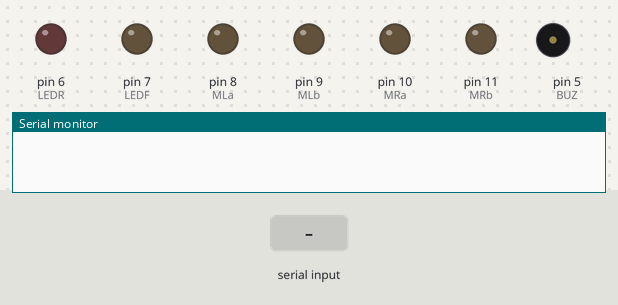
A sketch run on a simulated Arduino Uno, built with avr-gcc and run on an emulated ATmega328P. On the bench: output pins drawn as LEDs (lit = HIGH), buzzer (waves = sounding, pin HIGH), the last lines printed to the serial monitor. Inputs (shaded band) come from the test bench.

Above: at 1.2 s.
1.3 s: "F" received over the second serial link
At 1.6 s:
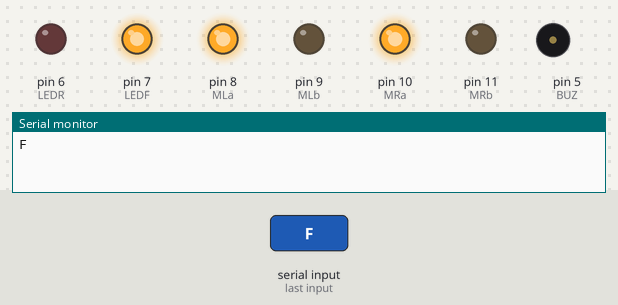
2.8 s: "B" received over the second serial link
At 3.2 s:
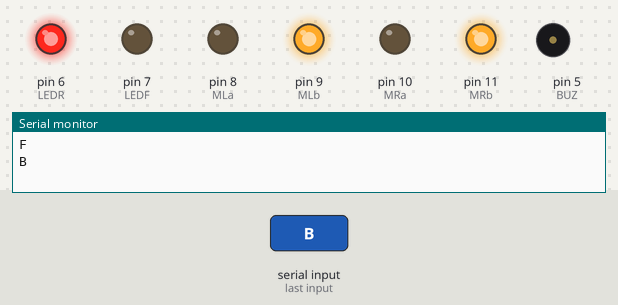
4.3 s: "L" received over the second serial link
At 5.1 s:
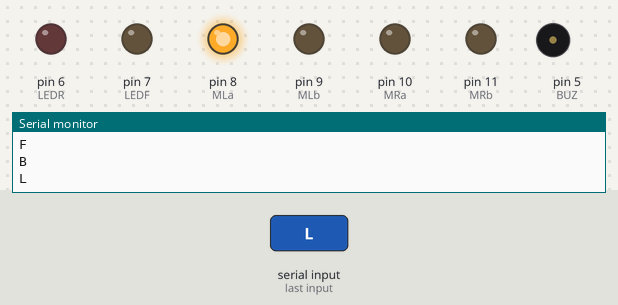
5.8 s: "R" received over the second serial link
At 6.4 s:
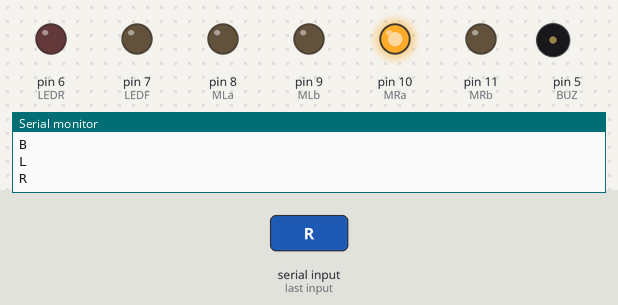
7.3 s: "V" received over the second serial link
At 7.6 s:
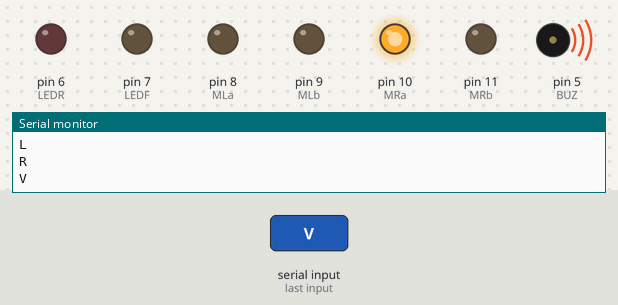
8.8 s: "W" received over the second serial link
At 9.9 s:
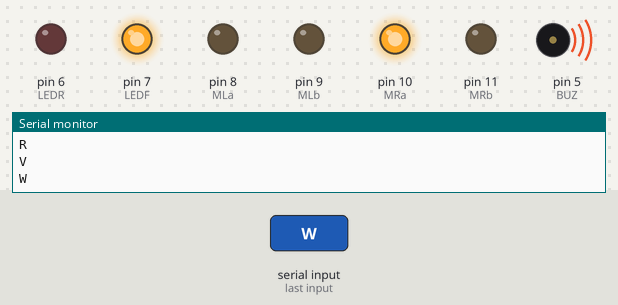
Timing chart, 0 to 11.3 s (numbered marks = the images above; inputs shaded):
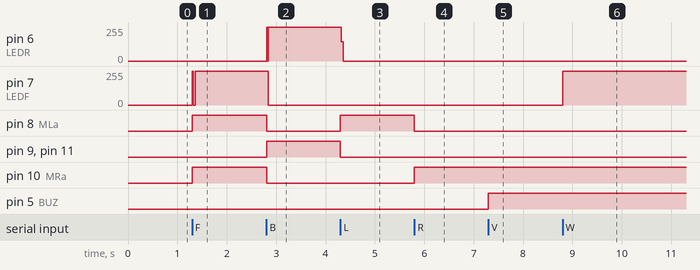

Measured:
- after the input at 1.3 s, pin 7 (LEDF): 0/255 → 254/255 at once; pin 8 (MLa), pin 10 (MRa): LOW → HIGH at once
- after the input at 2.8 s, pin 6 (LEDR): 0/255 → 254/255 at once; pin 7 (LEDF): 254/255 → 0/255 at once; pin 8 (MLa), pin 10 (MRa): HIGH → LOW at once; pin 9 (MLb), pin 11 (MRb): LOW → HIGH at once
- after the input at 4.3 s, pin 6 (LEDR): 254/255 → 0/255 at once; pin 8 (MLa): LOW → HIGH at once; pin 9 (MLb), pin 11 (MRb): HIGH → LOW at once
- after the input at 5.8 s, pin 8 (MLa): HIGH → LOW at once; pin 10 (MRa): LOW → HIGH at once
- after the input at 7.3 s, pin 5 (BUZ): LOW → HIGH at once
- after the input at 8.8 s, pin 7 (LEDF): 0/255 → 255/255 at once

The sketch:

ArduinoCode.ino
```cpp
#include <SoftwareSerial.h>

SoftwareSerial bluetooth(3, 2); // RX, TX
char t;

#define MLa 8    // Left motor 1st pin
#define MLb 9    // Left motor 2nd pin
#define MRa 10   // Right motor 1st pin
#define MRb 11   // Right motor 2nd pin
#define LEDR 6   // The pin the REAR LED is connected to
#define BUZ 5    // The pin the BUZZER is connected to
#define LEDF 7   // The pin the FRONT LED is connected to

void setup() {
  Serial.begin(9600);
  bluetooth.begin(9600);
  pinMode(MLa, OUTPUT);  // Left motors forward
  pinMode(MLb, OUTPUT);  // Left motors reverse
  pinMode(MRa, OUTPUT);  // Right motors forward
  pinMode(MRb, OUTPUT);  // Right motors reverse
  pinMode(LEDF, OUTPUT); // Declare the FRONT LED as an output
  pinMode(LEDR, OUTPUT); // Declare the REAR LED as an output
  pinMode(BUZ, OUTPUT);  // Declare the BUZZER as an output
}

void loop() {
  if (bluetooth.available() > 0) {
    t = bluetooth.read();
    Serial.println(t);
  }

  switch (t) {
    case 'F':  // Move forward
      digitalWrite(MLa, HIGH);
      digitalWrite(MLb, LOW);
      digitalWrite(MRa, HIGH);
      digitalWrite(MRb, LOW);
      digitalWrite(LEDF, HIGH);
      delay(10);
      digitalWrite(LEDF, LOW);
      break;

    case 'B':  // Move reverse
      digitalWrite(MLa, LOW);
      digitalWrite(MLb, HIGH);
      digitalWrite(MRa, LOW);
      digitalWrite(MRb, HIGH);
      digitalWrite(LEDR, HIGH);
      delay(10);
      digitalWrite(LEDR, LOW);
      break;

    case 'L':  // Turn left
      digitalWrite(MLa, HIGH);
      digitalWrite(MLb, LOW);
      digitalWrite(MRa, LOW);
      digitalWrite(MRb, LOW);
      break;

    case 'R':  // Turn right
      digitalWrite(MLa, LOW);
      digitalWrite(MLb, LOW);
      digitalWrite(MRa, HIGH);
      digitalWrite(MRb, LOW);
      break;

    case 'V':  // Buzzer ON
      digitalWrite(BUZ, HIGH);
      break;

    case 'v':  // Buzzer OFF
      digitalWrite(BUZ, LOW);
      break;

    case 'W':  // FRONT LED ON
      digitalWrite(LEDF, HIGH);
      break;

    case 'w':  // FRONT LED OFF
      digitalWrite(LEDF, LOW);
      break;

    case 'U':  // REAR LED ON
      digitalWrite(LEDR, HIGH);
      break;

    case 'u':  // REAR LED OFF
      digitalWrite(LEDR, LOW);
      break;

    case 'S':  // STOP
      digitalWrite(MLa, LOW);
      digitalWrite(MLb, LOW);
      digitalWrite(MRa, LOW);
      digitalWrite(MRb, LOW);
      break;
  }
}
```
